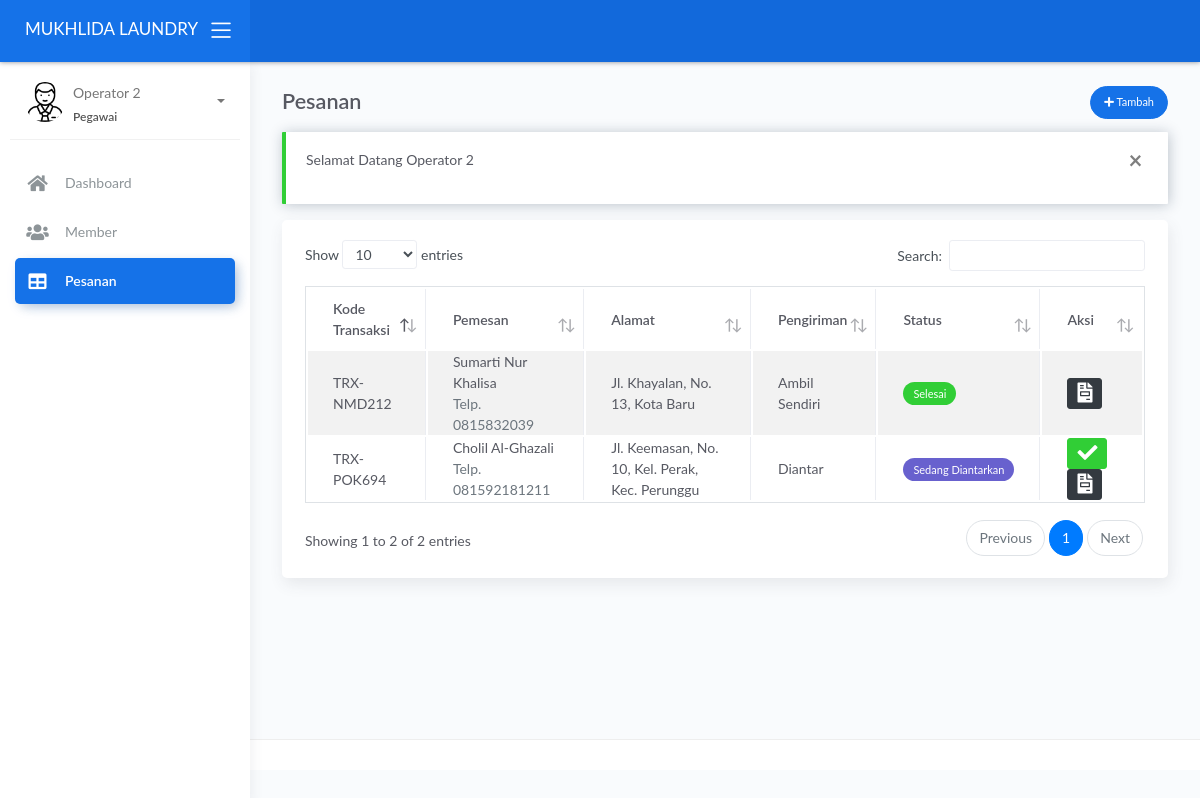
Screenshot of /operator/index.php?page=pesanan (signed in) with the database file from the repository.
### tables this page shows
CREATE TABLE IF NOT EXISTS `transaksi` (
  `kode_transaksi` varchar(10) NOT NULL,
  `tgl_transaksi` timestamp NOT NULL DEFAULT CURRENT_TIMESTAMP,
  `pemesan` varchar(50) NOT NULL,
  `telp` varchar(15) NOT NULL,
  `alamat` varchar(255) NOT NULL,
  `logistik` enum('Diantar','Ambil Sendiri') NOT NULL DEFAULT 'Ambil Sendiri',
  `diskon` int(2) NOT NULL DEFAULT '0',
  `total` float NOT NULL,
  `tunai` float NOT NULL,
  `status` enum('0','1','2','3','4') NOT NULL DEFAULT '0' COMMENT '0 - menunggu, 1 - dikerjakan, 2 - selesai dikerjakan, 3 - dikirim, 4 - selesai',
  `id_member` varchar(5) NOT NULL DEFAULT '0'
);

### operator/sistem/content.php (called while the page is built, shortened)
<?php
$get_page = $_GET['page'];
switch ($get_page) {
    case 'pesanan':
        $title = 'Pesanan';
        $ps_active = 'active';
        break;
}

### operator/views/pesanan.php (the view, shortened to what this page needs)
<?php
$query = mysqli_query($koneksi, "SELECT * FROM transaksi ORDER BY status ASC, tgl_transaksi ASC");
?>
<div class="page-inner">
    <div class="row heading">
        <div class="col-8">
            <h2 class="pb-2 fw-bold"><?= $title ?></h2>
        </div>
        <div class="col-4 text-right ml-auto">
            <a href="index.php?page=add_pesanan" class="btn btn-primary btn-round btn-sm">
                <i class="fa fa-plus"></i> Tambah
            </a>
        </div>
    </div>
    <?php if (@$_SESSION['pesan']): ?>
        <div class="alert alert-<?= $_SESSION['pesan']['status'] == 'error' ? 'danger' : $_SESSION['pesan']['status'] ?> alert-dismisable fade show" role="alert">
            <button class="close" data-dismiss="alert" aria-label="Close">
                <span aria-hidden="true">&times;</span>
            </button>
            <p><?= $_SESSION['pesan']['msg'] ?></p>
        </div>
    <?php endif; ?>
    <div class="main-content">
        <div class="card">
            <div class="card-body px-2">
                <table class="table table-striped table-bordered data-table">
                    <thead>
                        <th>Kode Transaksi</th>
                        <th>Pemesan</th>
                        <th width="20%">Alamat</th>
                        <th>Pengiriman</th>
                        <th>Status</th>
                        <th>Aksi</th>
                    </thead>
                    <tbody>
                        <?php while ($row = mysqli_fetch_assoc($query)): ?>
                            <tr>
                                <td><?= $row['kode_transaksi'] ?></td>
                                <td>
                                    <span><?= $row['pemesan'] ?></span> <br>
                                    <span class="text-muted">Telp. <?= $row['telp'] ?></span>
                                </td>
                                <td><?= $row['alamat'] ?></td>
                                <td>
                                    <?= $row['logistik'] ?>
                                </td>
                                <td>
                                    <?php if ($row['status'] == '3') echo "<span class=\"badge badge-secondary\">Sedang Diantarkan</span>" ?>
                                    <?php if ($row['status'] == '4') echo "<span class=\"badge badge-success\">Selesai</span>" ?>
                                </td>
                                <td>
                                    <?php if ($row['status'] == '0'): ?>
                                        <a href="sistem/update_status_pesanan.php?s=1&k=<?= base64_encode($row['kode_transaksi']) ?>" class="btn btn-info btn-xs py-1" data-toggle="tooltip" data-placement="top" title="Tandai Dikerjakan"><i class="fa fa-clipboard-list fa-2x"></i></a>
                                    <?php elseif ($row['status'] == '1'): ?>
                                        <a href="sistem/update_status_pesanan.php?s=2&k=<?= base64_encode($row['kode_transaksi']) ?>" class="btn btn-primary btn-xs py-1" data-toggle="tooltip" data-placement="top" title="Tandai Selesai Dikerjakan"><i class="fa fa-tasks fa-2x"></i></a>
                                    <?php elseif ($row['status'] == '2' && $row['logistik'] == 'Diantar'): ?>
                                        <a href="sistem/update_status_pesanan.php?s=3&k=<?= base64_encode($row['kode_transaksi']) ?>" class="btn btn-secondary btn-xs py-1" data-toggle="tooltip" data-placement="top" title="Tandai Dikirim"><i class="fa fa-shipping-fast fa-2x"></i></a>
                                    <?php elseif ($row['status'] == '3' || ($row['status'] == '2' && $row['logistik'] == 'Ambil Sendiri')): ?>
                                        <a href="sistem/update_status_pesanan.php?s=4&k=<?= base64_encode($row['kode_transaksi']) ?>" class="btn btn-success btn-xs py-1" data-toggle="tooltip" data-placement="top" title="Tandai Selesai"><i class="fa fa-check fa-2x"></i></a>
                                    <?php endif; ?>
                                    <a href="#detail-transaksi" class="btn btn-dark btn-xs btn-detail-transaksi py-1" data-toggle="modal" data-target="#detail-transaksi" data-kt="<?= base64_encode($row['kode_transaksi']) ?>"><i class="fa fa-file-invoice fa-2x"  data-toggle="tooltip" data-placement="top" title="Detail Transaksi"></i></a>
                                </td>
                            </tr>
                        <?php endwhile; ?>
                    </tbody>
                </table>
            </div>
        </div>
    </div>
</div>

### operator/index.php (shortened to what this page needs)
<?php include_once 'sistem/content.php'; ?>
<!DOCTYPE html>
<html lang="en">
<head>
	<link rel="stylesheet" href="../assets/css/bootstrap.min.css">
    <link rel="stylesheet" href="../assets/css/atlantis.min.css">
	<link rel="stylesheet" href="../assets/css/fonts.min.css">
	<link rel="stylesheet" href="../assets/css/style.css">
</head>
<body>
	<div class="wrapper">
		<div class="main-header">
			<div class="logo-header" data-background-color="blue">
				<a href="index.html" class="logo text-white text-uppercase">
					MUKHLIDA LAUNDRY
				</a>
				<div class="nav-toggle">
					<button class="btn btn-toggle toggle-sidebar">
						<i class="icon-menu"></i>
					</button>
				</div>
			</div>
			<nav class="navbar navbar-header navbar-expand-lg" data-background-color="blue2">
			</nav>
		</div>
		<div class="sidebar sidebar-style-2">
			<div class="sidebar-wrapper scrollbar scrollbar-inner">
				<div class="sidebar-content">
					<div class="user">
						<div class="avatar-sm float-left mr-2">
							<img src="../assets/img/<?= $_SESSION['jenis_kelamin'] ?>.png" alt="<?= $_SESSION['jenis_kelamin'] ?>" class="avatar-img rounded-circle">
						</div>
						<div class="info">
							<a data-toggle="collapse" href="#collapseExample" aria-expanded="true">
								<span>
									<?= $_SESSION['nama'] ?>
									<span class="user-level"><?= $_SESSION['level'] ?></span>
									<span class="caret"></span>
								</span>
							</a>
						</div>
					</div>
					<ul class="nav nav-primary">
						<li class="nav-item <?= @$d_active ?>">
							<a href="index.php">
								<i class="fas fa-home"></i>
								<p>Dashboard</p>
							</a>
						</li>
						<li class="nav-item <?= @$m_active ?>">
							<a href="index.php?page=member">
								<i class="fas fa-users"></i>
								<p>Member</p>
							</a>
						</li>
						<li class="nav-item <?= @$ps_active ?>">
							<a href="index.php?page=pesanan">
								<i class="fas fa-table"></i>
								<p>Pesanan</p>
							</a>
						</li>
					</ul>
				</div>
			</div>
		</div>
		<div class="main-panel">
			<div class="content">
				<?php include_once 'views/' . $page ?>
			</div>
			<footer class="footer">
			</footer>
		</div>
	</div>
</body>
</html>

### assets/css/style.css (style rules this page uses)
.logo-header .logo { min-width: 175px; }

### rows the page displays
transaksi: kode_transaksi "TRX-POK694", pemesan "Cholil Al-Ghazali", telp "081592181211", alamat "Jl. Keemasan, No. 10, Kel. Perak, Kec. Perunggu", logistik "Diantar", status "Sedang Diantarkan"
transaksi: kode_transaksi "TRX-NMD212", pemesan "Sumarti Nur Khalisa", telp "0815832039", alamat "Jl. Khayalan, No. 13, Kota Baru", logistik "Ambil Sendiri", status "Selesai"

### other values shown
$_SESSION['nama'] "Operator 2"
$_SESSION['level'] "Pegawai"
$title "Pesanan"
$_SESSION['pesan']['msg'] "Selamat Datang Operator 2"
